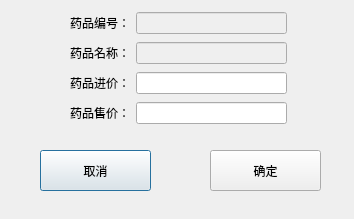
<?xml version="1.0" encoding="UTF-8"?>
<ui version="4.0">
 <class>updatePriceDialog</class>
 <widget class="QDialog" name="updatePriceDialog">
  <property name="geometry">
   <rect>
    <x>0</x>
    <y>0</y>
    <width>354</width>
    <height>219</height>
   </rect>
  </property>
  <property name="windowTitle">
   <string>修改药品价格</string>
  </property>
  <widget class="QPushButton" name="pushButton_cancel">
   <property name="geometry">
    <rect>
     <x>40</x>
     <y>150</y>
     <width>111</width>
     <height>41</height>
    </rect>
   </property>
   <property name="text">
    <string>取消</string>
   </property>
  </widget>
  <widget class="QPushButton" name="pushButton_ok">
   <property name="geometry">
    <rect>
     <x>210</x>
     <y>150</y>
     <width>111</width>
     <height>41</height>
    </rect>
   </property>
   <property name="text">
    <string>确定</string>
   </property>
  </widget>
  <widget class="QWidget" name="">
   <property name="geometry">
    <rect>
     <x>70</x>
     <y>10</y>
     <width>217</width>
     <height>120</height>
    </rect>
   </property>
   <layout class="QGridLayout" name="gridLayout">
    <item row="0" column="0">
     <widget class="QLabel" name="label">
      <property name="text">
       <string>药品编号：</string>
      </property>
     </widget>
    </item>
    <item row="0" column="1">
     <widget class="QLineEdit" name="lineEdit_drugId">
      <property name="enabled">
       <bool>false</bool>
      </property>
     </widget>
    </item>
    <item row="1" column="0">
     <widget class="QLabel" name="label_3">
      <property name="text">
       <string>药品名称：</string>
      </property>
     </widget>
    </item>
    <item row="1" column="1">
     <widget class="QLineEdit" name="lineEdit_drugName">
      <property name="enabled">
       <bool>false</bool>
      </property>
     </widget>
    </item>
    <item row="2" column="0">
     <widget class="QLabel" name="label_2">
      <property name="text">
       <string>药品进价：</string>
      </property>
     </widget>
    </item>
    <item row="2" column="1">
     <widget class="QLineEdit" name="lineEdit_drugBuyPrice"/>
    </item>
    <item row="3" column="0">
     <widget class="QLabel" name="label_4">
      <property name="text">
       <string>药品售价：</string>
      </property>
     </widget>
    </item>
    <item row="3" column="1">
     <widget class="QLineEdit" name="lineEdit_drugSalePrice"/>
    </item>
   </layout>
  </widget>
 </widget>
 <resources/>
 <connections/>
</ui>
